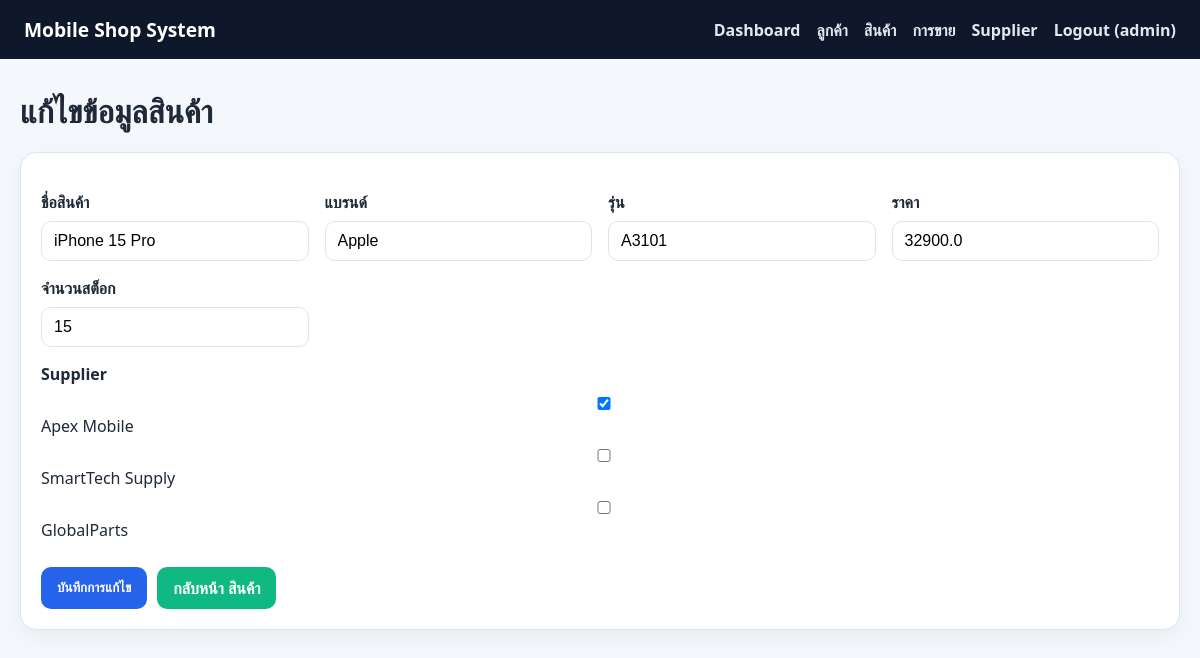
/products/3/edit (signed in), run on the app's committed database.
### tables this page shows
CREATE TABLE product (
            product_id INTEGER PRIMARY KEY AUTOINCREMENT,
            product_name TEXT NOT NULL,
            brand TEXT,
            model TEXT,
            price REAL NOT NULL,
            stock_qty INTEGER NOT NULL DEFAULT 0
        );

CREATE TABLE supplier (
            supplier_id INTEGER PRIMARY KEY AUTOINCREMENT,
            supplier_name TEXT NOT NULL,
            phone_number TEXT
        );

### app.py (the view, shortened to what this page needs)
@app.route("/products/<int:product_id>/edit", methods=["GET", "POST"])
@login_required
def edit_product(product_id):
    conn = get_db_connection()
    product = conn.execute(
        "SELECT product_id, product_name, brand, model, price, stock_qty FROM product WHERE product_id = ?",
        (product_id,),
    ).fetchone()
    suppliers = conn.execute("SELECT supplier_id, supplier_name FROM supplier ORDER BY supplier_id").fetchall()
    if not product:
        conn.close()
        flash("ไม่พบสินค้าที่ต้องการแก้ไข")
        return redirect(url_for("products"))
    selected_suppliers = [row[0] for row in conn.execute("SELECT supplier_id FROM supplier_product WHERE product_id = ?", (product_id,)).fetchall()]
    conn.close()
    return render_template("product_form.html", product=dict(product), suppliers=suppliers, edit_mode=True, selected_suppliers=selected_suppliers)

### app.py (called while the page is built)
def get_db_connection():
    conn = sqlite3.connect(DB_PATH)
    conn.row_factory = sqlite3.Row
    return conn

def login_required(view_func):
    @wraps(view_func)
    def wrapper(*args, **kwargs):
        if not session.get("user"):
            return redirect(url_for("login"))
        return view_func(*args, **kwargs)
    return wrapper

### templates/product_form.html (shortened to what this page needs)
{% extends 'base.html' %}
{% block content %}
<div class="page-header">
    <h1>{{ 'แก้ไขข้อมูลสินค้า' if edit_mode else 'เพิ่มข้อมูลสินค้า' }}</h1>
</div>
<div class="card">
    <form method="POST">
        <div class="form-grid">
            <div>
                <label for="product_name">ชื่อสินค้า</label>
                <input id="product_name" name="product_name" value="{{ product.product_name if product else '' }}" required>
            </div>
            <div>
                <label for="brand">แบรนด์</label>
                <input id="brand" name="brand" value="{{ product.brand if product else '' }}">
            </div>
            <div>
                <label for="model">รุ่น</label>
                <input id="model" name="model" value="{{ product.model if product else '' }}">
            </div>
            <div>
                <label for="price">ราคา</label>
                <input id="price" name="price" value="{{ product.price if product else '' }}" type="number" step="0.01" min="0" required>
            </div>
            <div>
                <label for="stock_qty">จำนวนสต็อก</label>
                <input id="stock_qty" name="stock_qty" value="{{ product.stock_qty if product else '' }}" type="number" min="0" required>
            </div>
            <div style="grid-column: 1 / -1;">
                <label>Supplier</label>
                {% for supplier in suppliers %}
                    <div style="margin-bottom: 8px;">
                        <input type="checkbox" name="supplier_id" value="{{ supplier.supplier_id }}" {% if supplier.supplier_id in (selected_suppliers or []) %}checked{% endif %}> {{ supplier.supplier_name }}
                    </div>
                {% endfor %}
            </div>
        </div>
        <div class="form-actions">
            <button class="btn" type="submit">{{ 'บันทึกการแก้ไข' if edit_mode else 'บันทึกสินค้า' }}</button>
            <a class="btn btn-success" href="{{ url_for('products') }}">กลับหน้า สินค้า</a>
        </div>
    </form>
</div>
{% endblock %}

### static/styles.css (style rules this page uses)
:root { --bg: #f4f7fb; --nav: #0f172a; --card: #ffffff; --primary: #2563eb; --primary-dark: #1d4ed8; --accent: #10b981; --text: #1f2937; --muted: #6b7280; --danger: #dc2626; --border: #dbe4f0; }
* { box-sizing: border-box; }
body { margin: 0; font-family: "Segoe UI", Tahoma, Geneva, Verdana, sans-serif; background: var(--bg); color: var(--text); }
.card { background: var(--card); border: 1px solid var(--border); border-radius: 16px; box-shadow: 0 8px 22px rgba(15, 23, 42, 0.05); padding: 20px; }
.page-header { display: flex; justify-content: space-between; align-items: center; gap: 16px; margin: 18px 0 20px; }
.page-header h1 { margin: 0; }
.btn { display: inline-block; text-decoration: none; background: var(--primary); color: white; border: none; border-radius: 10px; padding: 10px 16px; font-weight: 600; cursor: pointer; }
.btn-success { background: var(--accent); }
.form-grid { display: grid; grid-template-columns: repeat(auto-fit, minmax(220px, 1fr)); gap: 16px; margin-top: 18px; }
label { display: block; font-weight: 600; margin-bottom: 8px; color: var(--text); }
input, select { width: 100%; padding: 10px 12px; border: 1px solid var(--border); border-radius: 10px; font-size: 1rem; background: white; }
.form-actions { margin-top: 18px; display: flex; gap: 10px; flex-wrap: wrap; }

### data on the page
product: product_name "iPhone 15 Pro", brand "Apple", model "A3101", price "32900.0", stock_qty "15"
supplier: supplier_id "☑", supplier_name "Apex Mobile"
supplier: supplier_name "SmartTech Supply"
supplier: supplier_name "GlobalParts"

### other printed values
{{ session.get('user') }} "admin"
{{ 'แก้ไขข้อมูลสินค้า' if edit_mode else 'เพิ่มข้อมูลสินค้า' }} "แก้ไขข้อมูลสินค้า"
{{ 'บันทึกการแก้ไข' if edit_mode else 'บันทึกสินค้า' }} "บันทึกการแก้ไข"
